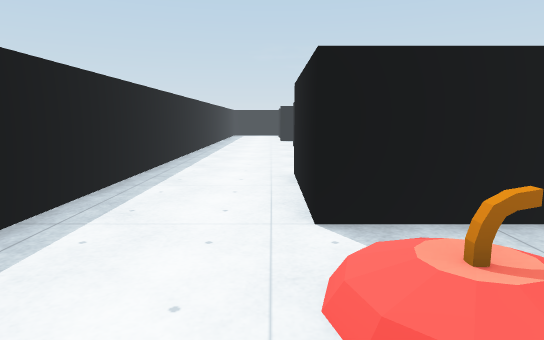
[1] (above)

21 first-person views from a walk through a Unity game level. The camera is 1.2 m above the floor, tilts 8° down and sees 75° across. The floor is counted in squares, 1 m on a side. Each view is taken from the middle of a square. On the plan, view 1 faces up. The plan holds only what a view shows up to about 14 squares ahead; the rest is blank. The place goes on beyond the plan. The player character is not drawn. Some surface patterns are stand-ins.

[2]
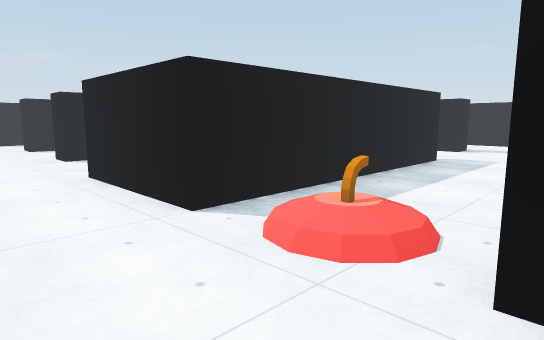

[3]
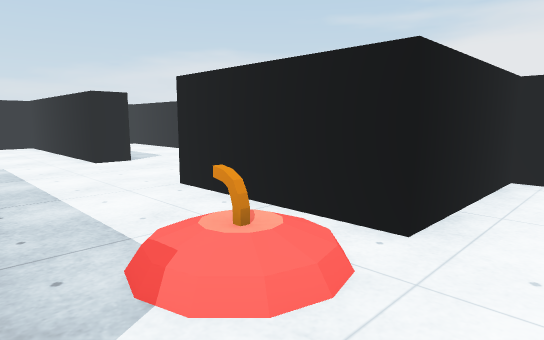

[4]
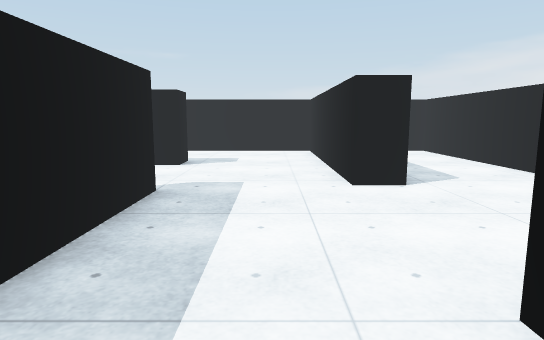

[5]
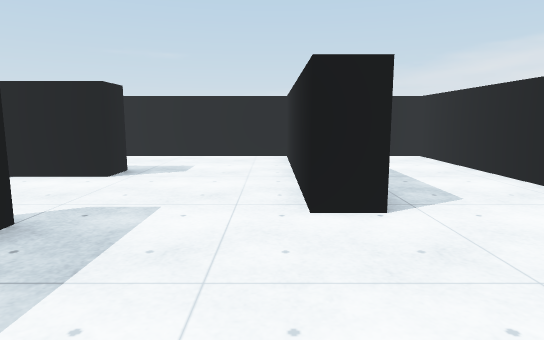

[6]
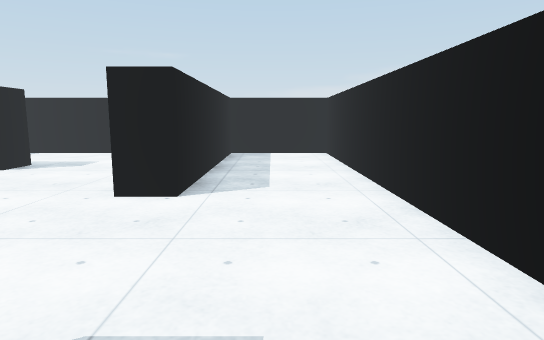

[7]
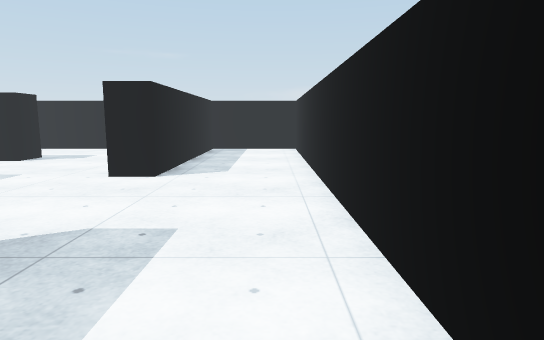

[8]
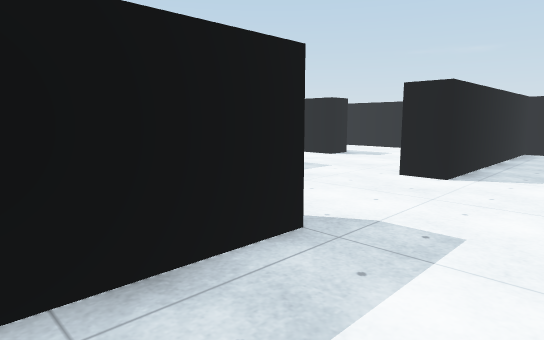

[9]
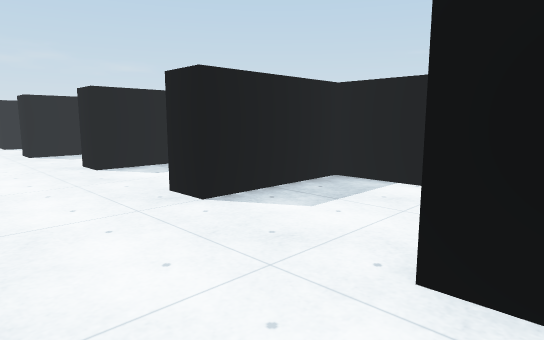

[10]
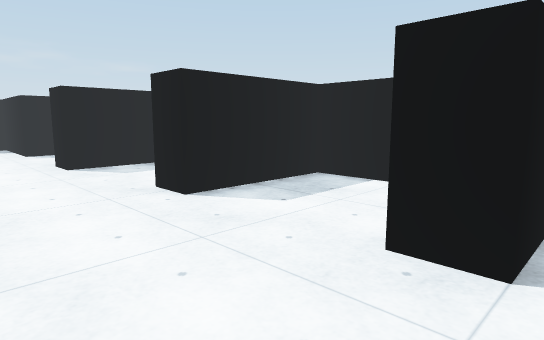

[11]
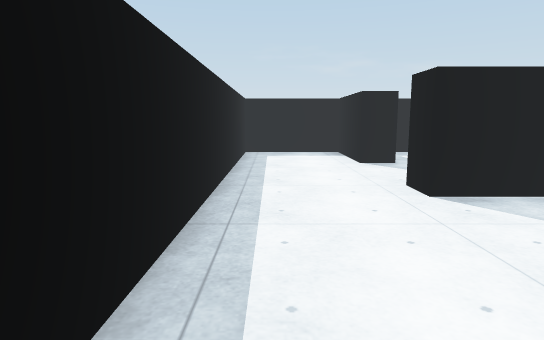

[12]
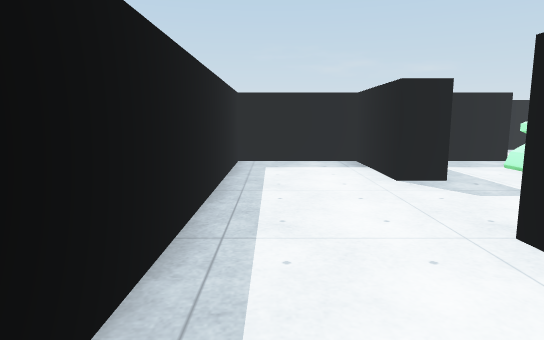

[13]
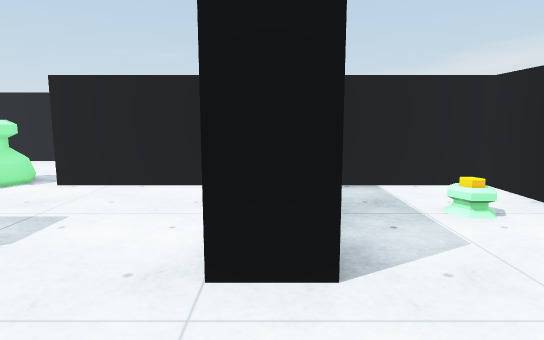

[14]
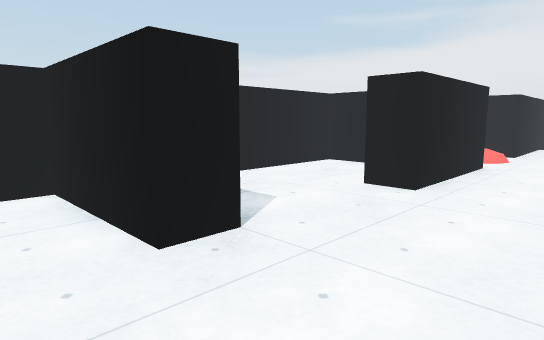

[15]
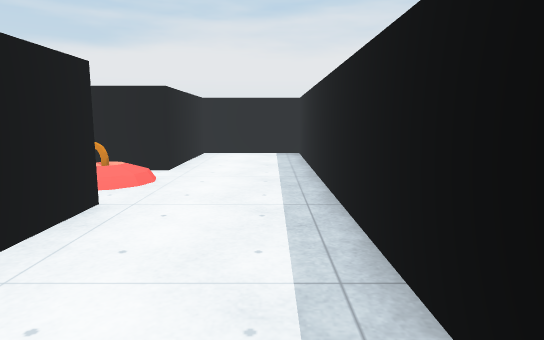

[16]
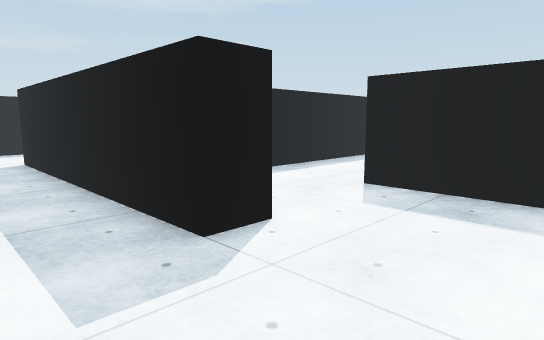

[17]
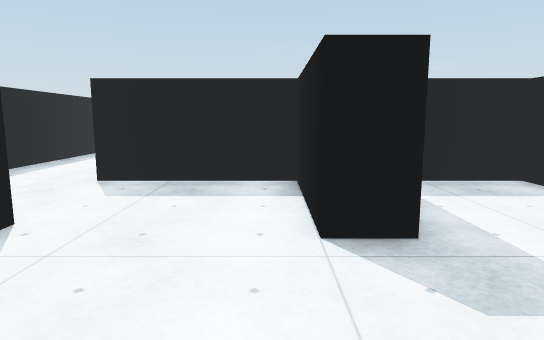

[18]
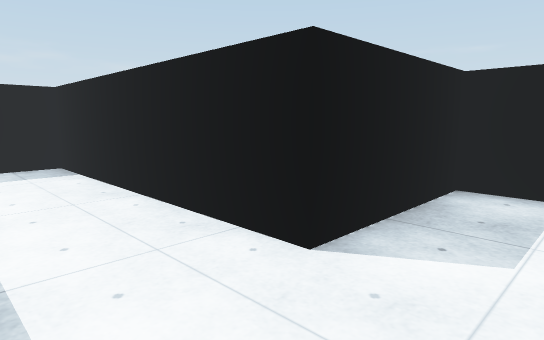

[19]
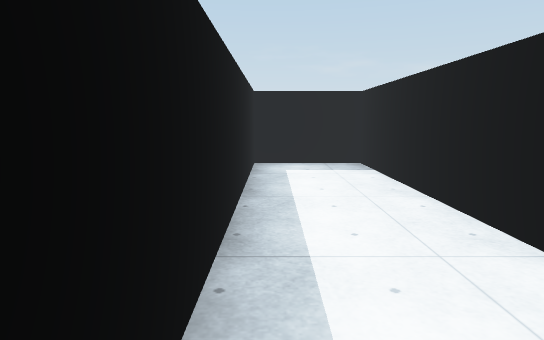

[20]
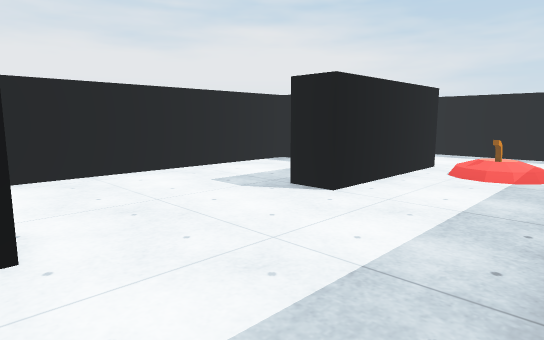

[21]
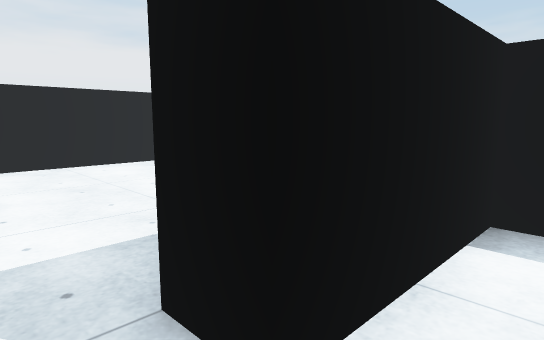

### Floor plan
Points are (right, up) in squares from view 1. A wall is a line through its corners. A room is listed if a view was taken in it or the views show most of it. See-through windows are left out.
Room 1 (views 1, 2, 3, 4, 5, 6, 7, 8, 9, 10, 11, 12, 13, 14, 15, 16, 17, 20, 21)
walls: (3.1, 5) (4.5, 5) (4.5, 11.5) (1, 11.5) (1, 12.5) (4.5, 12.5) (4.5, 16) (1, 16) (1, 17); (3.1, 17) (4.5, 17) (4.5, 19.8); (-3, 14.1) (-3, -4) (0.5, -4) (0.5, 0.5) (5, 0.5) (5, -0.5) (2.2, -0.5); (9, 5) (9, 4) (0.5, 4) (0.5, 8) (1.5, 8); (2.9, 20.5) (0.5, 20.5) (0.5, 21.5); (4.5, 22.2) (4.5, 25); (13.6, 4.5) (12.5, 4.5) (12.5, 8) (8.5, 8); (1.6, 25) (0.5, 25) (0.5, 28.5) (-3, 28.5) (-3, 16.1); (1.5, -4) (17, -4) (17, -0.5) (9.5, -0.5) (9.5, 0.5) (17, 0.5) (17, 8) (15, 8); (8.5, 27.4) (8.5, 29); (5.1, 28.5) (2.6, 28.5)
ways out: opening at (9, 6.5) to room 2
objects: apple (1, 1) to (2, 3); other object (4, 26) to (5, 27)
Room 2 (views 18, 19)
walls: (8.5, 8) (8.5, 16) (5.5, 16) (5.5, 7); (5.5, 5) (9, 5)
ways out: opening at (9, 6.5) to room 1

Positions as (right, up) in squares from view 1, and headings:
1: (0, 0), facing up
2: (-2, 0), facing up-right
3: (-1, 4), facing down-right
4: (3, 2), facing right
5: (5, 1), facing right
6: (4, -2), facing right
7: (2, -3), facing right
8: (2, -3), facing up-right
9: (-2, 7), facing up-right
10: (-2, 11), facing up-right
11: (-2, 15), facing up
12: (-2, 18), facing up
13: (-2, 21), facing right
14: (-2, 14), facing down-right
15: (-2, 9), facing down
16: (12, 2), facing up-left
17: (12, 1), facing up
18: (6, 6), facing up-right
19: (6, 6), facing up
20: (10, 4), facing down-left
21: (10, 6), facing down-left
